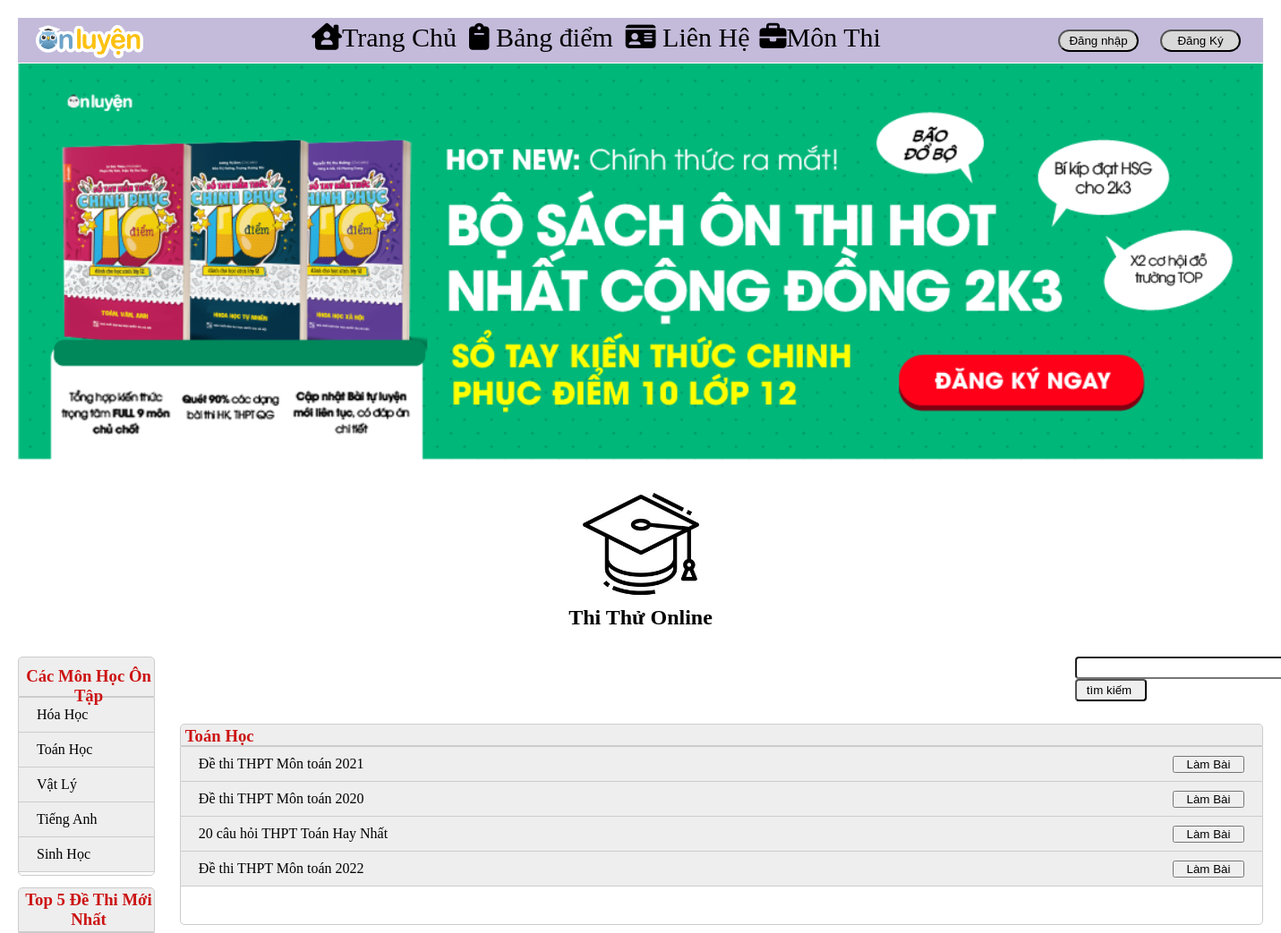
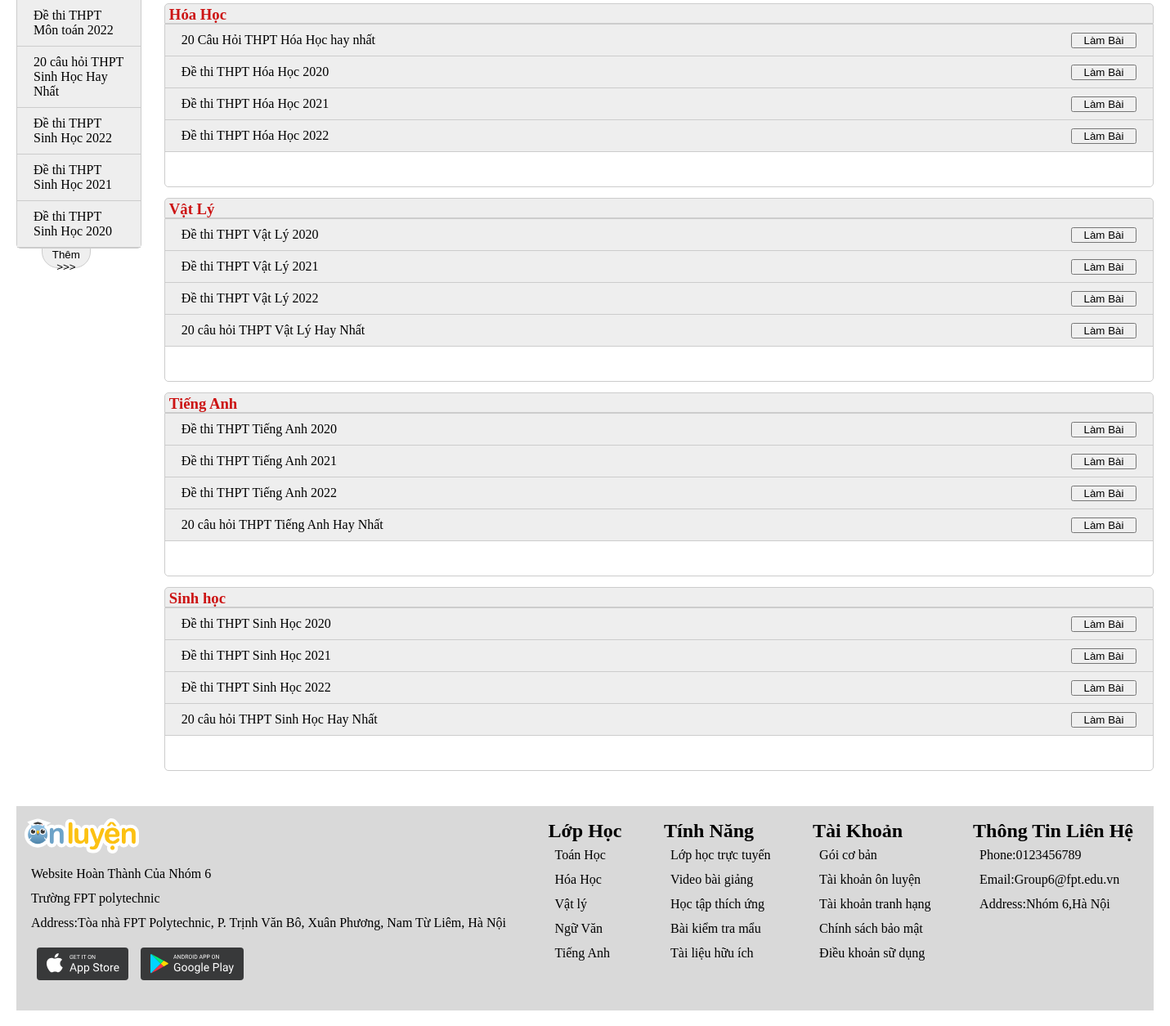
/index.php?act=monthi, run on the app's committed database (2 pictures, top to bottom).
### tables this page shows
CREATE TABLE `monhoc` (
  `id_mon` int(11) NOT NULL,
  `tenmon` varchar(255) NOT NULL,
  `mota` varchar(255) NOT NULL
);

CREATE TABLE `dethi` (
  `id_de` int(11) NOT NULL,
  `tende` varchar(255) NOT NULL,
  `thoigian` int(11) NOT NULL,
  `socau` int(11) NOT NULL,
  `id_mon` int(11) NOT NULL,
  `img` varchar(255) NOT NULL
);

### model/pdo.php (called while the page is built, shortened)
<?php
function pdo_get_connection(){
    $dburl="mysql:host=localhost;dbname=duan;charset=utf8";
    $username='root';
    $password='';
    $conn=new PDO($dburl,$username,$password);
    $conn->setAttribute(PDO::ATTR_ERRMODE,PDO::ERRMODE_EXCEPTION);
    return $conn;
}
function pdo_query($sql){
    $sql_args=array_slice(func_get_args(),1);
    try{
        $conn=pdo_get_connection();
        $stmt=$conn->prepare($sql);
        $stmt->execute($sql_args);
        $rows=$stmt->fetchAll();
        return $rows;
    }
    catch(PDOException $e){
        throw $e;
    }
    finally{
        unset($conn);
    }
}
?>

### model/monthi.php (called while the page is built, shortened)
<?php
require_once 'pdo.php';
function loadall_monthi(){
    $sql = "select *from monhoc ";
    $listmonhoc = pdo_query($sql);
    return $listmonhoc;
}
function load_dethicungloai1($id_mon){
    $sql="select *from dethi  where id_mon=".$id_mon."";
            $dethi1=pdo_query($sql);
            return $dethi1;
}
function hh_selectall_top5(){
    $sql = "select * from dethi where 1 order by id_de desc limit 0,5";
    return pdo_query($sql);
}
?>

### view/monthi.php (the view, shortened to what this page needs)
<div class="banner">
  <img id="slideshow" src="content/img/slide1.webp" alt="">
</div>
<div class="header">
  <div class="top">
    <img src="./image/thi.jpg" alt="">
    <h2>Thi Thử Online</h2>
  </div>
</div>
<div class="product">
  <div class="box-trai ">
    <div class=" mb ">
      <div style="height: 45px;" class="boxtitle ta">
        <h3 style="margin-top: 10px;">Các Môn Học Ôn Tập</h3>
      </div>
      <div class="boxcomment menudoc">
        <ul>
          <?php
          foreach ($monhoc as $mon) {
            extract($mon);
            $linkmon = "index.php?act=detheotungmon&id_mon=" . $id_mon;
            echo '<li><a href="' . $linkmon . '">' . $tenmon . '</a></li>';
          }
          ?>
        </ul>
      </div>
    </div>
    <div class="mb ">
      <div style="height: 50px;" class="boxtitle ta">
        <h3>Top 5 Đề Thi Mới Nhất</h3>
      </div>
      <div class="boxcomment  menudoc">
        <td class="mo_ta">
          <ul>
            <?php foreach ($list_denew as $list_denew) {
              extract($list_denew);
              $linkbai = "index.php?act=lamde&idbai=" . $id_de;
              echo '  <li><a href="'.$linkbai .'">'.$tende.'</a></li>';
            }?>
          </ul>
          <div class="click_but">
            <button class="ht_them" style="width: 40%; margin-right:61px;">Thêm >>> </button>
          </div>
        </td>
      </div>
    </div>
  </div>
  <div class="box-phai ">
    <div class="share" style="margin-left: 1000px;">
      <form action="index.php?act=search" method="POST">
        <input type="text" name="kyw">
        <input style="width:80px;" name="list_go" type="submit" value="tìm kiếm ">
      </form>
    </div>
    <div class=" mb ">
      <div class="boxtitle">
        <h3>Toán Học</h3>
      </div>
      <div class="boxcomment menudoc chia">
        <ul>
          <?php
          foreach ($demontoan as $tungmon1) {
            extract($tungmon1);
            $linkbai = "index.php?act=lamde&idbai=" . $id_de;
            if (isset($_SESSION['user'])) {
              extract($_SESSION['user']);
              echo '<li><a href="' . $linkbai . '">' . $tende . '</a>
            <a href="' . $linkbai . '"> <button>Làm bài</button>  ';
            } else {
              $linkdn = "index.php?act=dangnhap";
              echo '<li><a href="' . $linkbai . '">' . $tende . '</a>
            <a href="' . $linkdn . '"><button>Làm Bài</button></a></li>';
            }
          }
          ?>
        </ul>
      </div>
    </div>
    <div class=" mb ">
      <div class="boxtitle">
          <a href="" style="text-decoration: none;color:rgb(204, 19, 19);"><h3 >Hóa Học</h3></a>
      </div>
      <div class="boxcomment menudoc">
        <ul>
          <?php
          foreach ($demonhoa as $tungmon1) {
            extract($tungmon1);
            $linkbai = "index.php?act=lamde&idbai=" . $id_de;
            if (isset($_SESSION['user'])) {
              extract($_SESSION['user']);
              echo '<li><a href="' . $linkbai . '">' . $tende . '</a>
            <a href="' . $linkbai . '"><button>Làm Bài</button></a></li>';
            } else {
              $linkdn = "index.php?act=dangnhap";
              echo '<li><a href="' . $linkbai . '">' . $tende . '</a>
            <a href="' . $linkdn . '"><button>Làm Bài</button></a></li>';;
            }
          }
          ?>
        </ul>
      </div>
    </div>
    <div class=" mb ">
      <div class="boxtitle">
        <h3>Vật Lý</h3>
      </div>
      <div class="boxcomment menudoc">
        <ul>
          <?php
          foreach ($demonly as $tungmon1) {
            extract($tungmon1);
            $linkbai = "index.php?act=lamde&idbai=" . $id_de;
            if (isset($_SESSION['user'])) {
              extract($_SESSION['user']);
              echo '<li><a href="' . $linkbai . '">' . $tende . '</a>
            <a href="' . $linkbai . '"><button>Làm Bài</button></a></li>';
            } else {
              $linkdn = "index.php?act=dangnhap";
              echo '<li><a href="' . $linkbai . '">' . $tende . '</a>
            <a href="' . $linkdn . '"><button>Làm Bài</button></a></li>';;
            }
          }
          ?>
        </ul>
      </div>
    </div>
    <div class=" mb ">
      <div class="boxtitle">
        <h3>Tiếng Anh</h3>
      </div>
      <div class="boxcomment menudoc">
        <ul>
          <?php
          foreach ($demonanh as $tungmon1) {
            extract($tungmon1);
            $linkbai = "index.php?act=lamde&idbai=" . $id_de;
            if (isset($_SESSION['user'])) {
              extract($_SESSION['user']);
              echo '<li><a href="' . $linkbai . '">' . $tende . '</a>
            <a href="' . $linkbai . '"><button>Làm Bài</button></a></li>';
            } else {
              $linkdn = "index.php?act=dangnhap";
              echo '<li><a href="' . $linkbai . '">' . $tende . '</a>
            <a href="' . $linkdn . '"><button>Làm Bài</button></a></li>';;
            }
          }
          ?>
        </ul>
      </div>
    </div>
    <div class=" mb ">
      <div class="boxtitle">
        <h3>Sinh học</h3>
      </div>
      <div class="boxcomment menudoc">
        <ul>
          <?php
          foreach ($demonsinh as $tungmon1) {
            extract($tungmon1);
            $linkbai = "index.php?act=lamde&idbai=" . $id_de;
            if (isset($_SESSION['user'])) {
              extract($_SESSION['user']);
              echo '<li><a href="' . $linkbai . '">' . $tende . '</a>
            <a href="' . $linkbai . '"><button>Làm Bài</button></a></li>';
            } else {
              $linkdn = "index.php?act=dangnhap";
              echo '<li><a href="' . $linkbai . '">' . $tende . '</a>
            <a href="' . $linkdn . '"><button>Làm Bài</button></a></li>';;
            }
          }
          ?>
        </ul>
      </div>
    </div>
  </div>
</div>

### content/css/stype.css (style rules this page uses)
* { margin: 0; padding: 0; box-sizing: border-box; }
.ta { text-align: center; }
.mb { margin-bottom: 13px; }
.banner img { width: 100%; }
.header { text-align: center; margin-top: 25px; margin-bottom: 30px; }
.click_but button { border-bottom-left-radius: 20px; border-bottom-right-radius: 20px; border: 1px #ccc solid; height: 25px; }
.header img { width: 110px; }
.product { display: flex; justify-content: space-between; margin-bottom: 30px; }
.box-trai { float: left; width: 13%; }
.box-phai { margin-left: 2%; width: 87%; float: left; }
.boxtitle { color: rgb(204, 19, 19); background-color: #eee; border: 1px #ccc solid; border-top-left-radius: 5px; border-top-right-radius: 5px; height: 25px; }
.boxtitle h3 { margin-top: 2px; margin-left: 5px; }
.boxcomment { border: 1px #ccc solid; border-bottom-left-radius: 5px; border-bottom-right-radius: 5px; min-height: 200px; }
.menudoc ul { margin: 0; padding: 0; list-style-type: none; }
.menudoc ul li { padding: 10px 20px; background-color: #eee; border-bottom: 1px #ccc solid; }
.menudoc ul li a { color: black; text-decoration: none; }
.menudoc button { float: right; width: 80px; }
.share { margin-left: 740px; margin-bottom: 25px; }
.share input { height: 25px; width: 250px; }
.header img { width: 130px; }
input { border-radius: 4px; }

### data on the page
monhoc: tenmon "Hóa Học"
monhoc: tenmon "Toán Học"
monhoc: tenmon "Vật Lý"
monhoc: tenmon "Tiếng Anh"
monhoc: tenmon "Sinh Học"
dethi: tende "Đề thi THPT Môn toán 2022"
dethi: tende "20 câu hỏi THPT Sinh Học Hay Nhất"
dethi: tende "Đề thi THPT Sinh Học 2022"
dethi: tende "Đề thi THPT Sinh Học 2021"
dethi: tende "Đề thi THPT Sinh Học 2020"
dethi: tende "Đề thi THPT Môn toán 2021"
dethi: tende "Đề thi THPT Môn toán 2020"
dethi: tende "20 câu hỏi THPT Toán Hay Nhất"
dethi: tende "20 Câu Hỏi THPT Hóa Học hay nhất"
dethi: tende "Đề thi THPT Hóa Học 2020"
dethi: tende "Đề thi THPT Hóa Học 2021"
dethi: tende "Đề thi THPT Hóa Học 2022"
dethi: tende "Đề thi THPT Vật Lý 2020"
dethi: tende "Đề thi THPT Vật Lý 2021"
dethi: tende "Đề thi THPT Vật Lý 2022"
dethi: tende "20 câu hỏi THPT Vật Lý Hay Nhất"
dethi: tende "Đề thi THPT Tiếng Anh 2020"
dethi: tende "Đề thi THPT Tiếng Anh 2021"
dethi: tende "Đề thi THPT Tiếng Anh 2022"
dethi: tende "20 câu hỏi THPT Tiếng Anh Hay Nhất"
